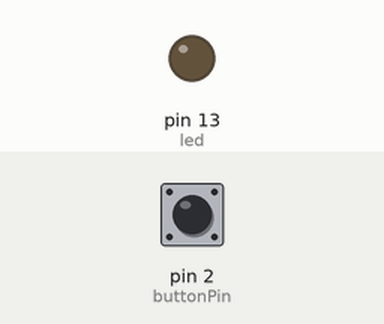
Simulated run of this sketch. Board: Arduino Uno, built with avr-gcc and run on an emulated ATmega328P. Shown: output pins drawn as LEDs (lit = HIGH). The test bench sets the inputs (shaded band); at power-on: pin 2 (buttonPin) HIGH.

Above: at 1.2 s.
1.3 s: pin 2 (buttonPin) pulled LOW for 0.15 s
At 1.9 s:
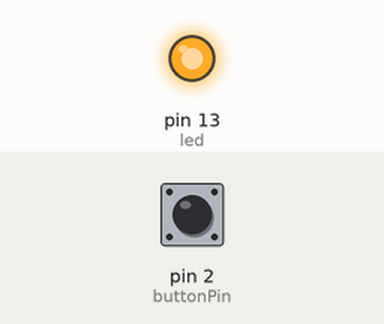
2.9 s: pin 2 (buttonPin) pulled LOW for 1 s
At 5.1 s:
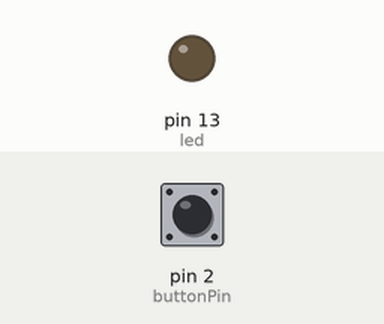
5.4 s: pin 2 (buttonPin) pulled LOW for 3.2 s
At 8.9 s:
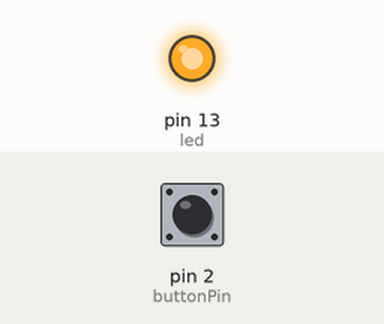
Timing chart, 0 to 10.4 s (numbered marks = the images above; inputs shaded):
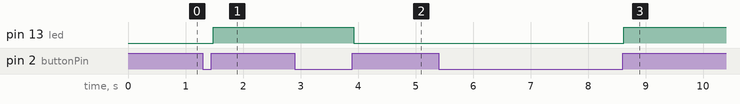

Measured:
- after the input at 1.3 s, pin 13 (led): LOW → HIGH after 0.18 s
- after the input at 2.9 s, pin 13 (led): HIGH → LOW after 1.0 s
- after the input at 5.4 s, pin 13 (led): LOW → HIGH after 3.2 s

The sketch:

button_state_4_final.ino
```cpp
/*
   Stato di un bottone

 Legge lo stato di un input

 */
const int led = 13;
const int buttonPin = 2;
boolean  statoAttuale;          // Variabile per leggere lo stato del bottone
boolean ultimoStato;           // Variabile per registrare l'ultimo stato del bottone

void setup() {
  pinMode(buttonPin, INPUT);          // Set the switch pin as input
  pinMode(led, OUTPUT);
  ultimoStato = digitalRead(buttonPin);   // Prima lettura del bottone
}

void loop(){
  statoAttuale = digitalRead(buttonPin);      // Legge lo stato del bottone e lo resistra in val
  delay(20);                                  // riduce l'effetto bounce
  if (statoAttuale != ultimoStato && statoAttuale == HIGH) { // due condizione contemporanee
    // lo stato del bottone e' camabiato AND lo stato attuale e' HIGH
      digitalWrite(led, !(digitalRead(led)));
      // Il processore setta lo stato di un led
      // impostando il relativo PIN: possiamo leggere il relativo registro
      // allo stesso modo di un bottone.
  }

  ultimoStato = statoAttuale;    // Aggiorna lo stato finale al valore attuale
}


/* Domande:

 1. La variabile ledstatus serve per tenere traccia dello stato del LED:
    si potrebbe fare a meno di questa?
    Cosa fa Arduino quando deve accendere o spegnere un LED?
    Come funziona DigiralRead() ?

 .
 .
 .
 .
 .
 .
 .
 .
 .
 .
 .
 .
 .
 .
 .
 Soluzione:

 1. Per accendere o spegnere un LED Arduino imposta il valore del registro corrispondente
    al PIN: se questo e' 0 il circuito e' aperto mentre se e' 1 il circuito e' chiuso.
    Allo stesso modo con DigitalRead() e' possibile leggere lo stato di quel regustro
    e conoscere se il LED e' acceso o spento.
 */
```
